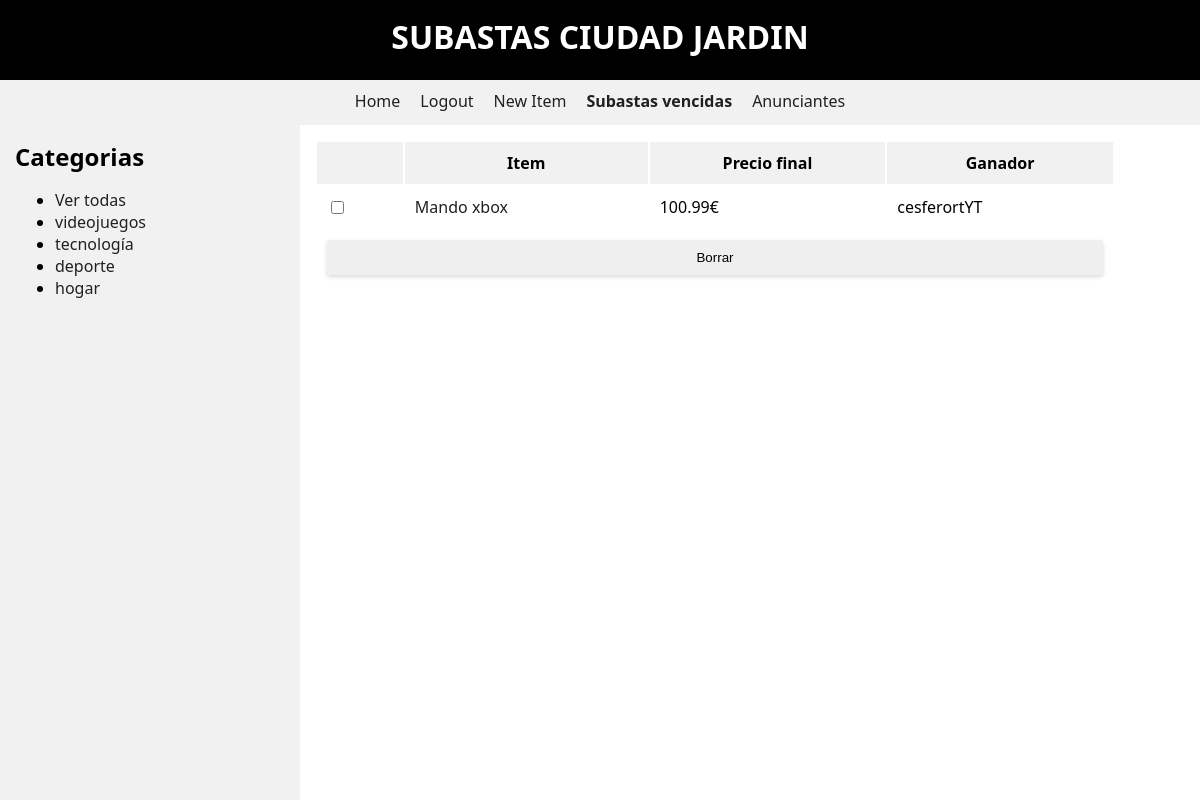
Page /views/overdueitems.php (signed in) on the committed database.
### tables this page shows
CREATE TABLE IF NOT EXISTS `categoria` (
  `id` int(11) NOT NULL AUTO_INCREMENT,
  `categoria` varchar(30) NOT NULL,
  PRIMARY KEY (`id`)
);

CREATE TABLE IF NOT EXISTS `item` (
  `id` int(11) NOT NULL AUTO_INCREMENT,
  `id_cat` int(11) NOT NULL,
  `id_user` int(11) NOT NULL,
  `nombre` varchar(50) NOT NULL,
  `precio_partida` float NOT NULL,
  `descripcion` varchar(200) NOT NULL,
  `fechafin` datetime NOT NULL,
  PRIMARY KEY (`id`),
  KEY `id_cat` (`id_cat`,`id_user`),
  KEY `id_user` (`id_user`)
);

CREATE TABLE IF NOT EXISTS `puja` (
  `id` int(11) NOT NULL AUTO_INCREMENT,
  `id_item` int(11) NOT NULL,
  `id_user` int(11) NOT NULL,
  `cantidad` float NOT NULL,
  `fecha` date NOT NULL,
  PRIMARY KEY (`id`),
  KEY `id_item` (`id_item`,`id_user`),
  KEY `id_user` (`id_user`)
);

CREATE TABLE IF NOT EXISTS `usuario` (
  `id` int(11) NOT NULL AUTO_INCREMENT,
  `username` varchar(40) NOT NULL,
  `nombre` varchar(100) NOT NULL,
  `password` varchar(40) NOT NULL,
  `email` varchar(100) NOT NULL,
  `cadenaverificacion` varchar(100) NOT NULL,
  `activo` tinyint(4) NOT NULL,
  `falso` tinyint(4) NOT NULL,
  PRIMARY KEY (`id`)
);

### db/model.php (called while the page is built, shortened)
<?php
function getCategories($conn)
{
    $sql = "SELECT * FROM CATEGORIA";
    $query = mysqli_query($conn, $sql);
    $result = [];
    while ($category = mysqli_fetch_assoc($query)) {
        $result[] = $category;
    }
    return $result;
}
function  getExpiredItems($conn){
    $items = [];
    $sql = "select * from item where TIMESTAMPDIFF(SECOND, fechafin, now()) > 1";
    $statement = $conn->prepare($sql);
    $prepared = true;
    $executed = $statement->execute();
    if ($prepared and $executed) {
        $result = $statement->get_result();
        while ($item = $result->fetch_assoc()) {
            $items[] = $item;
        }
    }
    return $items;
}
function getItemsBids($conn, $item)
{
    $sql = "SELECT * FROM PUJA WHERE id_item=? ORDER BY cantidad DESC ";
    $bids = [];
    $statement = $conn->prepare($sql);
    $prepared = $statement->bind_param("i", $item);
    $executed = $statement->execute();
    if ($prepared and $executed) {
        $result = $statement->get_result();
        while ($item = $result->fetch_assoc()) {
            $bids[] = $item;
        }
    }
    return $bids;
}
function getUsername($conn, $id)
{
    $sql = "SELECT * FROM usuario WHERE id=?";
    $statement = $conn->prepare($sql);
    $prepared = $statement->bind_param("i", $id);
    $executed = $statement->execute();
    $user = false;
    if ($prepared and $executed) {
        $user = $statement->get_result()->fetch_assoc()['username'];
    }
    return $user;
}

### views/bar.php (the view)
<h2>Categorias</h2>
<?php
    echo "<ul>";
    if($conn) {
        $categories = getCategories($conn);
        $categoryIndex = isset($categoryIndex) ? $categoryIndex : "";
        if(count($categories))
            echo "<li><a ".($categoryIndex == "all" ? "class='selected'": "")." href='" . BASE_ROUTE . "/views/index.php?category=all'>Ver todas</a></li>";
        foreach ($categories as $category) {
            $class = ($category['id'] == $categoryIndex) ? "class='selected'" : "" ;
            echo "<li><a ".$class." href='" . BASE_ROUTE . "/views/index.php?category=".$category['id']."'>".$category['categoria']."</a></li>";
        }
    }
    echo "</ul>";
?>

### views/overdueitems.php (shortened to what this page needs)
<?php require_once "./header.php";
    $items = getExpiredItems($conn);
?>
<div class="overdue">
    <form action="<?php echo $_SERVER['PHP_SELF'] ?>" method="POST">
    <table>
        <tr>
            <th></th>
            <th>Item</th>
            <th>Precio final</th>
            <th>Ganador</th>
        </tr>
        <?php
            foreach ($items as $item) {
                $bid = getItemsBids($conn,$item['id'])[0];
                $winner = getUsername($conn,$bid['id_user']);
                echo "<tr>";
                echo "<td><input type='checkbox' name='selected[]' value='".$item['id']."'></td>";
                echo "<td>";
                echo "<a href='".$_SERVER['PHP_SELF']."?item=".$item['id']."'>".$item['nombre']."</a>";
                echo "</td>";
                echo "<td>".$bid['cantidad'].CURRENCY."</td>";
                echo "<td>".$winner."</td>";
                echo "</tr>";
            }
            echo '<tr><td colspan="4"><input id="delete" type="submit" value="Borrar" name="delete"></td></tr>';
        ?>
    </table>
    </form>
</div>
<?php require_once "./footer.php" ?>

### styles/master.css (style rules this page uses)
:root { --font : 'Segoe UI', Tahoma, Geneva, Verdana, sans-serif; --smooth-shadow : 0px 2px 4px rgba(0,0,0,.15); --lite-shadow: 0px 2px 4px rgba(0,0,0,.05); --error-color : #fa2000; --accent-color : dodgerblue; --white : #fff; --black : #000; --elegant-black : #202020; --shutdown-black : #404040; --lightgray : #f1f1f1; }
body { font-family: var(--font); margin: 0; }
a { text-decoration: none; color: var(--elegant-black); transition: .25s; }
#bar li { height: auto; }
#bar h2 { margin: 0; }
table { width: 100%; }
th { background: var(--lightgray); padding: 10px; }
td { padding: 10px; text-align: center; }
input[type='submit'] { cursor: pointer; padding: 10px; box-sizing: border-box; border: none; border-radius: 3px; box-shadow: var(--smooth-shadow); transition: .25s; }
div.overdue table { max-width: 800px; }
div.overdue table td { max-width: 200px; text-align: start; }
div.overdue input[type='submit']#delete { width:100%; }

### rows in the picture
categoria: categoria "videojuegos"
categoria: categoria "tecnología"
categoria: categoria "deporte"
categoria: categoria "hogar"
item: nombre "Mando xbox", puja.cantidad "100.99", puja.id_user "cesferortYT"
